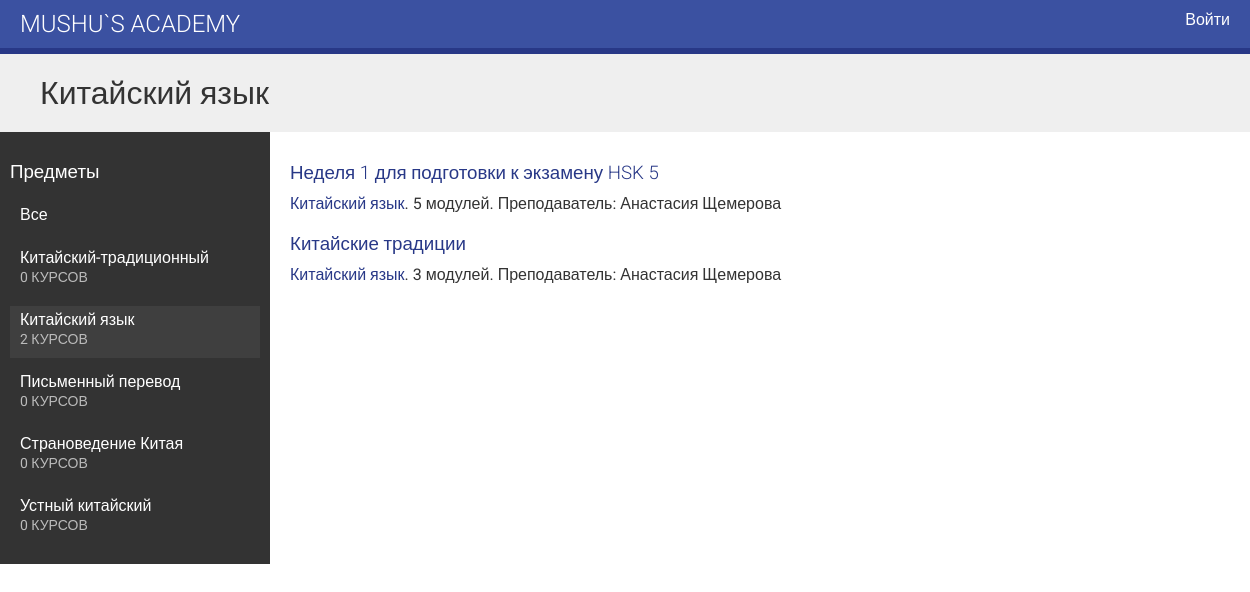
/course/subject/kitajskij-yazyk/, run on the app's committed database.
### courses/models.py (models this page shows, shortened)
class Subject(models.Model):
    title = models.CharField(max_length=200)
    slug = models.SlugField(max_length=200, unique=True)
    class Meta:
        ordering = ['title']
    def __str__(self):
        return self.title

class Course(models.Model):
    students = models.ManyToManyField(User,
                                      related_name='courses_joined',
                                      blank=True)
    owner = models.ForeignKey(User,
                              related_name='courses_created',
                              on_delete=models.CASCADE)
    subject = models.ForeignKey(Subject,
                                related_name='courses',
                                on_delete=models.CASCADE)
    title = models.CharField(max_length=200)
    slug = models.SlugField(max_length=200, unique=True)
    overview = models.TextField()
    created = models.DateTimeField(auto_now_add=True)
    class Meta:
        ordering = ['-created']

### courses/views.py (the view)
# urls.py: path('', CourseListView.as_view(), name='course_list'),
class CourseListView(TemplateResponseMixin, View):
    model = Course
    template_name = 'courses/course/list.html'
    def get(self, request, subject=None):
        subjects = Subject.objects.annotate(total_courses=Count('courses'))
        courses = Course.objects.annotate(total_modules=Count('modules'))
        if subject:
            subject = get_object_or_404(Subject, slug=subject)
            courses = courses.filter(subject=subject)
        return self.render_to_response({'subjects': subjects, 'subject': subject, 'courses': courses})

### courses/templates/courses/course/list.html (shortened to what this page needs)
{% extends "base.html" %}
{% block content %}
  <h1>
    {% if subject %}
      {{ subject.title }}
    {% else %}
      Все курсы
    {% endif %}
  </h1>
  <div class="contents">
    <h3>Предметы</h3>
    <ul id="modules">
      <li {% if not subject %}class="selected"{% endif %}>
        <a href="{% url "course_list" %}">Все</a>
      </li>
      {% for s in subjects %}
        <li {% if subject == s %}class="selected"{% endif %}>
          <a href="{% url "course_list_subject" s.slug %}">
            {{ s.title }}
            <br>
            <span>{{ s.total_courses }} курс{{ s.total_courses|pluralize:'ов' }}</span>
          </a>
        </li>
      {% endfor %}
    </ul>
  </div>
  <div class="module">
    {% for course in courses %}
      {% with subject=course.subject %}
        <h3>
          <a href="{% url "course_detail" course.slug %}">
            {{ course.title }}
          </a>
        </h3>
        <p>
          <a href="{% url "course_list_subject" subject.slug %}">{{ subject }}</a>.
            {{ course.total_modules }} модулей.
            Преподаватель: {{ course.owner.get_full_name }}
        </p>
      {% endwith %}
    {% endfor %}
  </div>
{% endblock %}

### courses/static/css/base.css (style rules this page uses)
body { margin:0; font-family:'Roboto', sans-serif; font-weight:400; color:#333; }
a { color:#283887; text-decoration:none; }
ul { float:left; }
h1, h2, h3, h4, h5, h6 { font-family:'Roboto', sans-serif; font-weight:300; }
h1 { background:#efefef; width:100%; overflow:auto; padding:20px 0 20px 40px; margin:0; }
.module { padding:10px 20px; float:left; width:600px; }
.module h3 { margin:20px 0 0; padding:0; width:100%; }
.module p { margin:10px 0 20px; width:100%; float:left; }
.contents { width:20%; padding:10px; float:left; background:#333; color: #fff; font-family:'Roboto', sans-serif; }
.contents ul { list-style:none; margin:0; padding:0; width:100%; }
.contents ul li { margin:0 0 10px 0; padding:4px 10px 10px; overflow:auto; cursor:move; }
.contents ul li.selected { background:#3f3f3f; }
.contents ul span { text-transform:uppercase; color:#bbb; font-size:14px; }
.contents ul a { display:block; color:#fff; text-decoration:none; }

### data on the page
Subject: title "Китайский язык", total_courses "2"
Subject: title "Китайский-традиционный", total_courses "0"
Subject: title "Письменный перевод", total_courses "0"
Subject: title "Страноведение Китая", total_courses "0"
Subject: title "Устный китайский", total_courses "0"
Course: title "Неделя 1 для подготовки к экзамену HSK 5", subject "Китайский язык", total_modules "5", owner.get_full_name "Анастасия Щемерова"
Course: title "Китайские традиции", subject "Китайский язык", total_modules "3", owner.get_full_name "Анастасия Щемерова"
